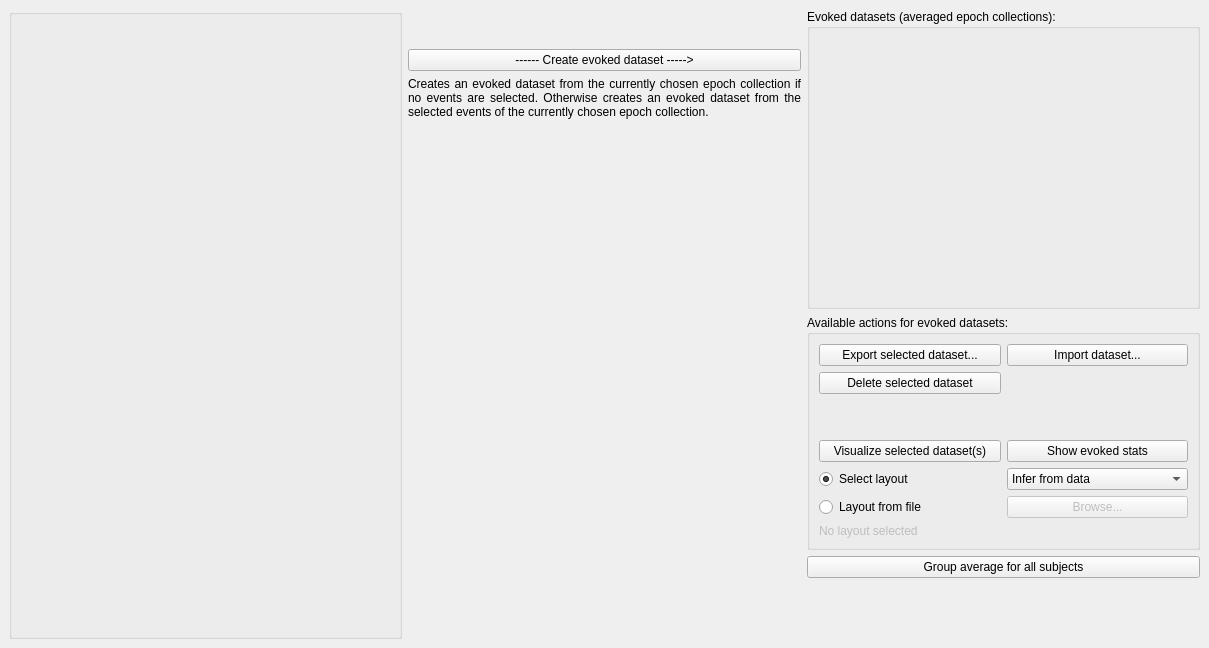
             <widget class="QWidget" name="tabAveraging">
              <attribute name="title">
               <string>Averaging</string>
              </attribute>
              <widget class="QWidget" name="layoutWidget">
               <property name="geometry">
                <rect>
                 <x>9</x>
                 <y>9</y>
                 <width>1191</width>
                 <height>630</height>
                </rect>
               </property>
               <layout class="QGridLayout" name="gridLayout_15">
                <item row="0" column="0">
                 <layout class="QVBoxLayout" name="verticalLayout_23">
                  <item>
                   <widget class="QGroupBox" name="groupBoxEpochsAveraging">
                    <property name="sizePolicy">
                     <sizepolicy hsizetype="Preferred" vsizetype="Preferred">
                      <horstretch>0</horstretch>
                      <verstretch>0</verstretch>
                     </sizepolicy>
                    </property>
                    <property name="minimumSize">
                     <size>
                      <width>0</width>
                      <height>380</height>
                     </size>
                    </property>
                    <property name="title">
                     <string/>
                    </property>
                    <layout class="QGridLayout" name="gridLayout_17"/>
                   </widget>
                  </item>
                 </layout>
                </item>
                <item row="0" column="1">
                 <layout class="QVBoxLayout" name="verticalLayout_4">
                  <item>
                   <spacer name="verticalSpacer_4">
                    <property name="orientation">
                     <enum>Qt::Vertical</enum>
                    </property>
                    <property name="sizeType">
                     <enum>QSizePolicy::Preferred</enum>
                    </property>
                    <property name="sizeHint" stdset="0">
                     <size>
                      <width>20</width>
                      <height>40</height>
                     </size>
                    </property>
                   </spacer>
                  </item>
                  <item>
                   <widget class="QPushButton" name="pushButtonCreateEvoked">
                    <property name="sizePolicy">
                     <sizepolicy hsizetype="Fixed" vsizetype="Fixed">
                      <horstretch>0</horstretch>
                      <verstretch>0</verstretch>
                     </sizepolicy>
                    </property>
                    <property name="maximumSize">
                     <size>
                      <width>10000</width>
                      <height>16777215</height>
                     </size>
                    </property>
                    <property name="text">
                     <string>------ Create evoked dataset -----&gt;</string>
                    </property>
                   </widget>
                  </item>
                  <item>
                   <widget class="QLabel" name="label">
                    <property name="text">
                     <string>Creates an evoked dataset from the currently chosen epoch collection if no events are selected. Otherwise creates an evoked dataset from the selected events of the currently chosen epoch collection.</string>
                    </property>
                    <property name="scaledContents">
                     <bool>false</bool>
                    </property>
                    <property name="alignment">
                     <set>Qt::AlignJustify|Qt::AlignVCenter</set>
                    </property>
                    <property name="wordWrap">
                     <bool>true</bool>
                    </property>
                   </widget>
                  </item>
                  <item>
                   <spacer name="verticalSpacer">
                    <property name="orientation">
                     <enum>Qt::Vertical</enum>
                    </property>
                    <property name="sizeHint" stdset="0">
                     <size>
                      <width>20</width>
                      <height>40</height>
                     </size>
                    </property>
                   </spacer>
                  </item>
                 </layout>
                </item>
                <item row="0" column="2">
                 <layout class="QVBoxLayout" name="verticalLayout_6">
                  <item>
                   <widget class="QGroupBox" name="groupBoxEvokeds">
                    <property name="minimumSize">
                     <size>
                      <width>0</width>
                      <height>300</height>
                     </size>
                    </property>
                    <property name="title">
                     <string>Evoked datasets (averaged epoch collections):</string>
                    </property>
                    <layout class="QGridLayout" name="gridLayout_16">
                     <item row="0" column="0">
                      <widget class="QWidget" name="widgetEvokeds" native="true"/>
                     </item>
                    </layout>
                   </widget>
                  </item>
                  <item>
                   <widget class="QGroupBox" name="groupBox">
                    <property name="title">
                     <string>Available actions for evoked datasets:</string>
                    </property>
                    <layout class="QGridLayout" name="gridLayout_4">
                     <item row="2" column="0">
                      <layout class="QHBoxLayout" name="horizontalLayout_10">
                       <item>
                        <widget class="QPushButton" name="pushButtonVisualizeEvokedDataset">
                         <property name="text">
                          <string>Visualize selected dataset(s)</string>
                         </property>
                        </widget>
                       </item>
                       <item>
                        <widget class="QPushButton" name="pushButtonOpenEvokedStatsDialog">
                         <property name="text">
                          <string>Show evoked stats</string>
                         </property>
                        </widget>
                       </item>
                      </layout>
                     </item>
                     <item row="0" column="0">
                      <layout class="QGridLayout" name="gridLayout">
                       <item row="0" column="0">
                        <widget class="QPushButton" name="pushButtonSaveEvoked">
                         <property name="text">
                          <string>Export selected dataset...</string>
                         </property>
                        </widget>
                       </item>
                       <item row="1" column="0">
                        <widget class="QPushButton" name="pushButtonDeleteEvoked">
                         <property name="text">
                          <string>Delete selected dataset</string>
                         </property>
                        </widget>
                       </item>
                       <item row="0" column="1">
                        <widget class="QPushButton" name="pushButtonLoadEvoked">
                         <property name="text">
                          <string>Import dataset...</string>
                         </property>
                        </widget>
                       </item>
                      </layout>
                     </item>
                     <item row="1" column="0">
                      <spacer name="verticalSpacer_6">
                       <property name="orientation">
                        <enum>Qt::Vertical</enum>
                       </property>
                       <property name="sizeHint" stdset="0">
                        <size>
                         <width>20</width>
                         <height>40</height>
                        </size>
                       </property>
                      </spacer>
                     </item>
                     <item row="3" column="0">
                      <layout class="QVBoxLayout" name="verticalLayout_27">
                       <item>
                        <layout class="QHBoxLayout" name="horizontalLayout_35">
                         <item>
                          <widget class="QRadioButton" name="radioButtonSelectLayout">
                           <property name="text">
                            <string>Select layout</string>
                           </property>
                           <property name="checked">
                            <bool>true</bool>
                           </property>
                          </widget>
                         </item>
                         <item>
                          <widget class="QComboBox" name="comboBoxLayout">
                           <item>
                            <property name="text">
                             <string>Infer from data</string>
                            </property>
                           </item>
                          </widget>
                         </item>
                        </layout>
                       </item>
                       <item>
                        <layout class="QHBoxLayout" name="horizontalLayout_36">
                         <item>
                          <widget class="QRadioButton" name="radioButtonLayoutFromFile">
                           <property name="text">
                            <string>Layout from file</string>
                           </property>
                          </widget>
                         </item>
                         <item>
                          <widget class="QPushButton" name="pushButtonBrowseLayout">
                           <property name="enabled">
                            <bool>false</bool>
                           </property>
                           <property name="text">
                            <string>Browse...</string>
                           </property>
                          </widget>
                         </item>
                        </layout>
                       </item>
                       <item>
                        <widget class="QLabel" name="labelLayout">
                         <property name="enabled">
                          <bool>false</bool>
                         </property>
                         <property name="text">
                          <string>No layout selected</string>
                         </property>
                        </widget>
                       </item>
                      </layout>
                     </item>
                    </layout>
                   </widget>
                  </item>
                  <item>
                   <widget class="QPushButton" name="pushButtonGroupAverage">
                    <property name="text">
                     <string>Group average for all subjects</string>
                    </property>
                   </widget>
                  </item>
                  <item>
                   <spacer name="verticalSpacer_5">
                    <property name="orientation">
                     <enum>Qt::Vertical</enum>
                    </property>
                    <property name="sizeHint" stdset="0">
                     <size>
                      <width>20</width>
                      <height>40</height>
                     </size>
                    </property>
                   </spacer>
                  </item>
                 </layout>
                </item>
               </layout>
              </widget>
             </widget>
